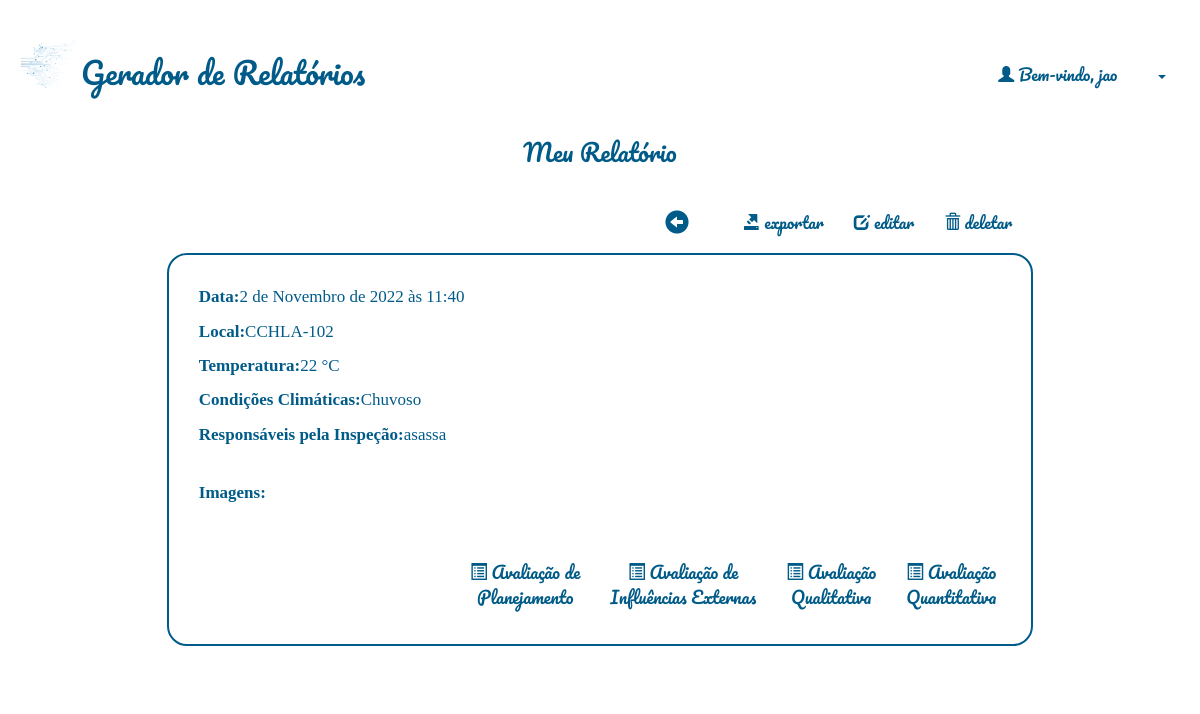
Before: /relatorios/relatorio/36/ (signed in) with the older database file.
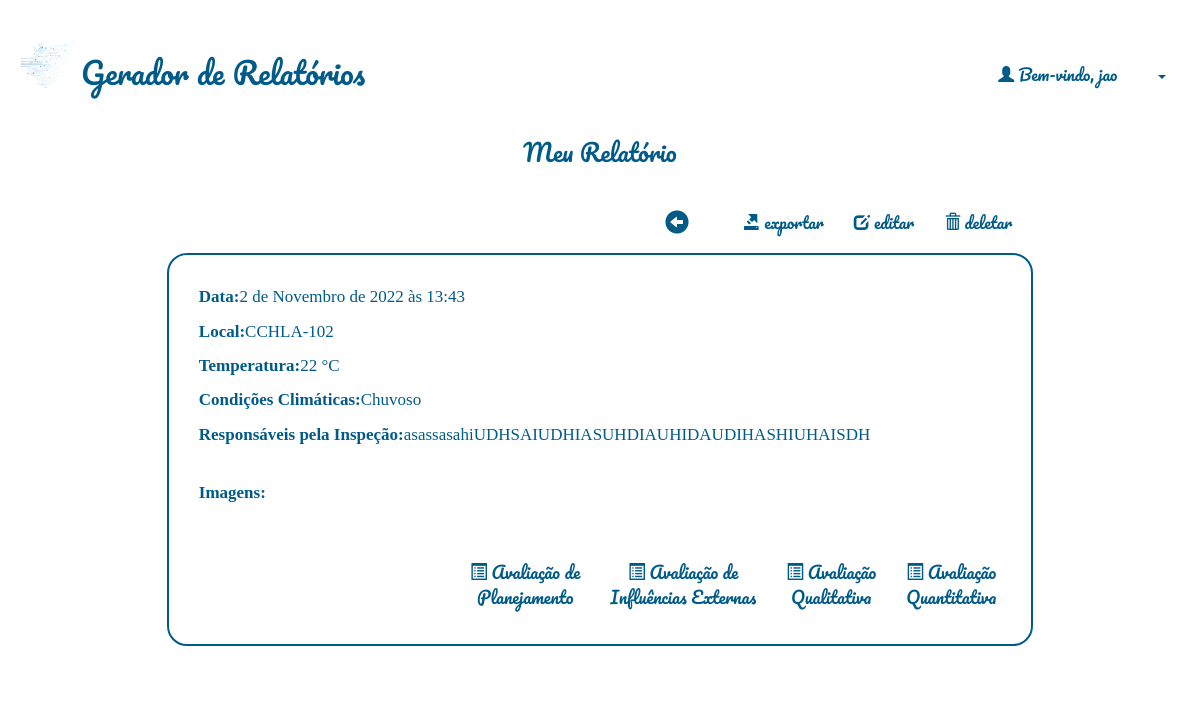
After: the same page with the newer database file.
### relatorio/models.py (models this page shows)
class Relatorio(models.Model):
    autor = models.ForeignKey(User, default=None, on_delete=models.CASCADE)
    data = models.DateTimeField()
    local = models.CharField(max_length=100)
    temperatura = models.IntegerField()
    clima = models.CharField(max_length=100)
    responsaveis = models.TextField(blank=True)
    qualiprof = models.CharField(max_length=100, default='')
    riscos = models.CharField(max_length=100, default='[]')
    equipamentos = models.CharField(max_length=100, default='[]')
    sinalizacao = models.CharField(max_length=100, default='[]')
    desligamento = models.CharField(max_length=4, default='')
    integridade = models.CharField(max_length=4, default='')
    dialogo = models.CharField(max_length=4, default='')
    curso_nr = models.CharField(max_length=4, default='')
    conferido = models.CharField(max_length=4, default='')
    delimitar_area = models.CharField(max_length=4, default='')
    auxconces = models.CharField(max_length=4, default='')
    tensao = models.CharField(max_length=4, default='')
    aterramento = models.CharField(max_length=4, default='')
    altura = models.CharField(max_length=4, default='')
    cinto_seg = models.CharField(max_length=4, default='')
    requi_seg = models.CharField(max_length=4, default='')
    reavaliacao = models.CharField(max_length=4, default='')
    tempambiente = models.CharField(max_length=100, default='')
    condambiente = models.CharField(max_length=100, default='')
    altitude = models.CharField(max_length=100, default='')
    presagua = models.CharField(max_length=100, default='')
    pressolidos = models.CharField(max_length=100, default='')
    pressubst = models.CharField(max_length=100, default='')
    solmecanicas = models.CharField(max_length=100, default='')
    presmofo = models.CharField(max_length=100, default='')
    presfauna = models.CharField(max_length=100, default='')
    infleletro = models.CharField(max_length=100, default='')
    radsolar = models.CharField(max_length=100, default='')
    descatm = models.CharField(max_length=100, default='')
    movdoar = models.CharField(max_length=100, default='')
    vento = models.CharField(max_length=100, default='')
    competencia = models.CharField(max_length=100, default='')
    reseletr = models.CharField(max_length=100, default='')
    contpessoas = models.CharField(max_length=100, default='')
    condfuga = models.CharField(max_length=100, default='')
    natmatpr = models.CharField(max_length=100, default='')
    natmatcons = models.CharField(max_length=100, default='')
    classestr = models.CharField(max_length=100, default='')
    documentacao = models.CharField(max_length=100, default='')
    ambientesofreu = models.CharField(max_length=100, default='')
    instalacaoinspecionada = models.CharField(max_length=100, default='')
    linhaseletricasdisp = models.CharField(max_length=100, default='')
    compinstalacao = models.CharField(max_length=100, default='')
    linhaseletricascorr = models.CharField(max_length=100, default='')
    tomadasdeforca = models.CharField(max_length=100, default='')
    qtdesufitomadas = models.CharField(max_length=100, default='')
    instlquadist = models.CharField(max_length=100, default='')
    novoscircuitos = models.CharField(max_length=100, default='')
    advquadist = models.CharField(max_length=100, default='')
    dispprotecaoident = models.CharField(max_length=100, default='')
    protcircuitos = models.CharField(max_length=100, default='')
    barramentoquadist = models.CharField(max_length=100, default='')
    bitola = models.CharField(max_length=100, default='')
    condutident = models.CharField(max_length=100, default='')
    disjundif = models.CharField(max_length=100, default='')
    dispprotecaosurtos = models.CharField(max_length=100, default='')
    servseguranca = models.CharField(max_length=100, default='')
    esqaterramento = models.CharField(max_length=100, default='')
    reservadeenergia = models.CharField(max_length=100, default='')
    fontseguranca = models.CharField(max_length=100, default='')
    paralelismo = models.CharField(max_length=100, default='')
    capbarramento = models.PositiveSmallIntegerField(default=0)
    protgeral = models.PositiveSmallIntegerField(default=0)
    protdr = models.PositiveSmallIntegerField(default=0)
    protdps = models.PositiveSmallIntegerField(default=0)
    vab = models.PositiveSmallIntegerField(default=0)
    van = models.PositiveSmallIntegerField(default=0)
    ia= models.PositiveSmallIntegerField(default=0)
    vbc = models.PositiveSmallIntegerField(default=0)
    vbn = models.PositiveSmallIntegerField(default=0)
    ib= models.PositiveSmallIntegerField(default=0)
    vca = models.PositiveSmallIntegerField(default=0)
    vcn = models.PositiveSmallIntegerField(default=0)
    ic= models.PositiveSmallIntegerField(default=0)
    continuidade = models.CharField(max_length=100, default='')
    resistencia = models.CharField(max_length=100, default='')
    selvpelv = models.CharField(max_length=100, default='')
    verificacao = models.CharField(max_length=100, default='')
    ensaiodetensao = models.CharField(max_length=100, default='')
    ensaiodefunc = models.CharField(max_length=100, default='')

### relatorio/views.py (the view)
# urls.py: path('relatorio/<int:rel_id>/', views.relatorio_visualiza, name="visualiza"),
@login_required(login_url="/accounts/login/")
def relatorio_visualiza(request, rel_id):
    relatorio = Relatorio.objects.get(id=rel_id)
    imagens = Imagens.objects.filter(rel_pai__pk=rel_id)
    now = timezone.now()
    return render(request, 'relatorio/relatorio_visualiza.html', {'relatorio': relatorio, 'imagens':imagens})

### relatorio/templates/relatorio/relatorio_visualiza.html (shortened to what this page needs)
{% extends 'base_layout.html'%}
{% block content %}
<div id="relatorio-visualiza-wrapper"  class="container-fluid">
        <div class="container">
                <h3 style="text-align:center;">Meu Relatório</h3>
                <nav class="navbar navbar-expand-lg">
                        <button id="botao-icon" class="navbar-brand" onclick="history.back()">
                                <h3><span class="glyphicon glyphicon-circle-arrow-left"></span></h3>
                        </button>
                        <div class="collapse navbar-collapse" id="navbarSupportedContent">
                                <ul class="navbar-nav mr-auto ">
                                  <li class="nav-item active">
                                        <a id="botao-icon" class="nav-link" href="{% url 'relatorio:exporta' rel_id=relatorio.id %}">
                                        <span class="glyphicon glyphicon-export"></span> exportar
                                        </a>
                                  </li>
                                  <li class="nav-item active">
                                        <a id="botao-icon" class="nav-link" href="{% url 'relatorio:edita' rel_id=relatorio.id %}">
                                        <span class="glyphicon glyphicon-edit"></span> editar
                                        </a>
                                  </li>
                                  <li class="nav-item active">
                                        <a id="botao-icon" class="nav-link" href="{% url 'relatorio:deleta' rel_id=relatorio.id %}">
                                        <span class="glyphicon glyphicon-trash"></span> deletar
                                        </a>
                                  </li>
                                </ul>
                        </div>
                </nav>
        <div id="relatorio-visualiza" class="container-fluid">
                <p><b>Data:</b> {{ relatorio.data }}</p>
                <p><b>Local:</b> {{ relatorio.local }}</p>
                <p><b>Temperatura:</b> {{relatorio.temperatura}} °C</p>
                <p><b>Condições Climáticas:</b> {{relatorio.clima}} </p>
                <p><b>Responsáveis pela Inspeção:</b>  {{ relatorio.responsaveis }}</p>
                <br>
                <p><b>Imagens:</b></p>
                <nav class="nav flex-column flex-sm-row">
                                <a id="botao-icon" class="flex-sm-fill text-sm-center" href="{% url 'relatorio:addplanejamento' rel_id=relatorio.id %}">
                                        <span class="glyphicon glyphicon-list-alt"></span> Avaliação de<br> Planejamento
                                </a>
                                <a id="botao-icon" class="flex-sm-fill text-sm-center" href="{% url 'relatorio:addexternas' rel_id=relatorio.id %}">
                                        <span class="glyphicon glyphicon-list-alt"></span> Avaliação de<br> Influências Externas
                                </a>
                                <a id="botao-icon" class="flex-sm-fill text-sm-center" href="{% url 'relatorio:addqualitativas' rel_id=relatorio.id %}">
                                        <span class="glyphicon glyphicon-list-alt"></span> Avaliação<br> Qualitativa
                                </a>
                                <a id="botao-icon" class="flex-sm-fill text-sm-center" href="{% url 'relatorio:addquantitativas' rel_id=relatorio.id %}">
                                        <span class="glyphicon glyphicon-list-alt"></span> Avaliação<br> Quantitativa
                                </a>
                </nav>
        </div>
        </div>
</div>
{% endblock %}

Changed rows visible on the page:
changed Relatorio "CCHLA-102": data "2 de Novembro de 2022 às 11:40" → "2 de Novembro de 2022 às 13:43"; responsaveis "asassa" → "asassasahiUDHSAIUDHIASUHDIAUHIDAUDIHASHIUHAISDH"
